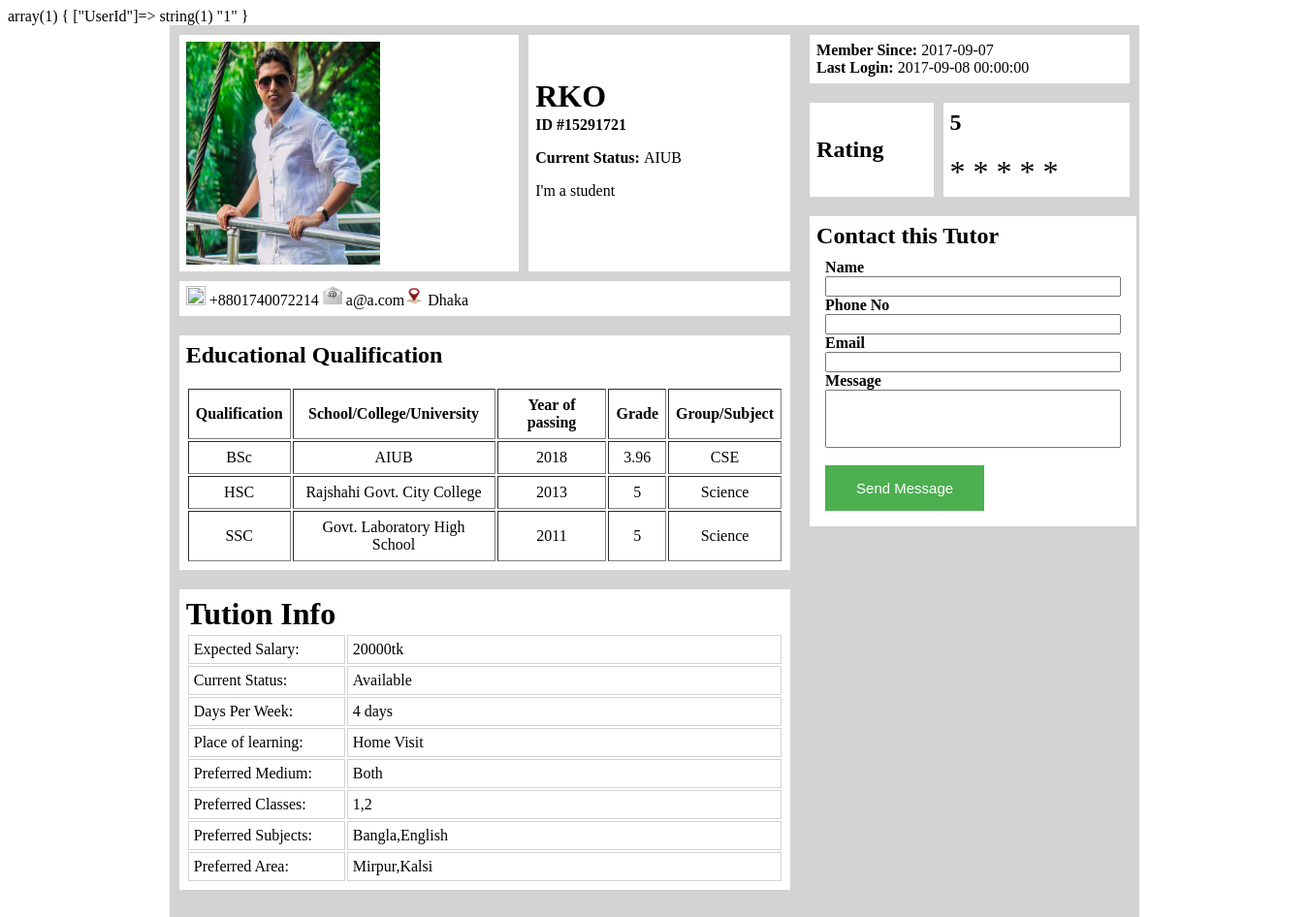
The page /App/TutorProfile.php (signed in) on the database its author committed.
### tables this page shows
CREATE TABLE IF NOT EXISTS `user` (
  `Id` int(11) NOT NULL AUTO_INCREMENT,
  `Name` varchar(30) DEFAULT NULL,
  `Email` varchar(30) NOT NULL,
  `Password` varchar(30) NOT NULL,
  `UserImage` varchar(10000) DEFAULT NULL,
  `MemberSince` date NOT NULL,
  PRIMARY KEY (`Id`),
  UNIQUE KEY `Email` (`Email`)
);

CREATE TABLE IF NOT EXISTS `userinfo` (
  `SerialNo` int(11) NOT NULL AUTO_INCREMENT,
  `TutorId` int(11) NOT NULL,
  `MobileNo` varchar(20) DEFAULT NULL,
  `Address` varchar(100) DEFAULT NULL,
  `CurrentStatus` varchar(250) DEFAULT NULL,
  `Bio` varchar(500) DEFAULT NULL,
  `LastLogin` datetime DEFAULT NULL,
  `Level` int(11) DEFAULT NULL,
  `Experience` int(11) DEFAULT NULL,
  PRIMARY KEY (`SerialNo`)
);

CREATE TABLE IF NOT EXISTS `searchinfo` (
  `SerialNo` int(11) NOT NULL AUTO_INCREMENT,
  `UserId` int(11) NOT NULL,
  `Gender` varchar(20) DEFAULT NULL,
  `Availability` tinyint(1) DEFAULT NULL,
  `PrefferedLocation` varchar(300) DEFAULT NULL,
  `PrefferedSubjects` varchar(300) DEFAULT NULL,
  `PrefferedClasses` varchar(300) DEFAULT NULL,
  `PrefferedMedium` varchar(50) DEFAULT NULL,
  `ExpextedSalary` double DEFAULT NULL,
  PRIMARY KEY (`SerialNo`),
  KEY `UserId` (`UserId`)
);

### service/data_access.php (called while the page is built, shortened)
<?php
    $host="127.0.0.1";
    $user="tazim";
    $pass="1";
    $dbname="tutorshub";
    $port=3306;
    function executeSQL($sql){
        global $host, $user, $pass, $dbname, $port;
        $link=mysqli_connect($host, $user, $pass, $dbname, $port);
        $result = mysqli_query($link, $sql);
        return $result;
    }
?>

### service/TutorService.php (called while the page is built, shortened)
<?php
function getTutorbyId($tutorId){
    $sql = "SELECT * FROM user where Id=$tutorId";
    $result = executeSQL($sql);
    $row=mysqli_fetch_assoc($result);
    return $row;
}
?>

### service/SearchInfoService.php (called while the page is built, shortened)
<?php
function getSearchInfo($tutorID){
    $sql = "SELECT * FROM searchinfo WHERE UserID= $tutorID";
    $result = executeSQL($sql);
    $row=mysqli_fetch_assoc($result);
    return $row;
}

### service/TutorInfoService.php (called while the page is built, shortened)
<?php
function GetTutorInfo($tutorID){
    $sql = "SELECT * FROM userinfo WHERE TutorId= $tutorID";
    $result = executeSQL($sql);
    $row=mysqli_fetch_assoc($result);
    return $row;
}

### App/TutorProfile.php (the view, shortened to what this page needs)
<?php
var_dump($_SESSION);
?>
<?php require_once("../service/data_access.php") ?>
<?php require_once("../service/TutorService.php") ?>
<?php require_once("../service/TutorInfoService.php") ?>
<?php require_once("../service/SearchInfoService.php") ?>
<?php
$id=15291721;
$tutor=getTutorbyId($_SESSION["UserId"]);
$name=$tutor['Name'];
$mail=$tutor['Email'];
$imageUrl="Resources/a.jpg";
$activation=$tutor['MemberSince'];;
$tutorSearchInfo=getSearchInfo($_SESSION['UserId']);
$salary=$tutorSearchInfo['ExpextedSalary'];
$area=$tutorSearchInfo['PrefferedLocation'];
$medium=$tutorSearchInfo['PrefferedMedium'];
$class=$tutorSearchInfo['PrefferedClasses'];
$subject=$tutorSearchInfo['PrefferedSubjects'];
if($tutorSearchInfo['Availability'])
{
    $availability="Available";
}
else
{
    $availability="Not Available";
}
$tutorInfo=GetTutorInfo($_SESSION['UserId']);
$status=$tutorInfo['CurrentStatus'];
$bio=$tutorInfo['Bio'];
$phone=$tutorInfo['MobileNo'];
$address=$tutorInfo['Address'];
$log=$tutorInfo['LastLogin'];
$place="Home Visit";
$day=4;
$rating=5;
$qualification1="BSc";
$qualification2="HSC";
$qualification3="SSC";
$school1="AIUB";
$school2="Rajshahi Govt. City College";
$school3="Govt. Laboratory High School";
$year1=2018;
$year2=2013;
$year3=2011;
$grade1=3.96;
$grade2=5.0;
$grade3=5.0;
$dept1="CSE";
$dept2="Science";
$dept3="Science";
?>
<html>
<body>
<div class="container">
    <div class="wrap">
        <div class="left">
            <table style="width=100%" cellspacing="10">
                <tr>
                    <td>
                        <img src=<?php echo $imageUrl; ?> style="width:200px;height:230px;">
                    </td>
                    <td>
                        <h1 style="margin-top:-30px">  <?php echo $name; ?> </h1>
                        <p style="margin-top: 2px"> <b> ID #<?php echo $id; ?> </b>
                        </p>
                        <p> <b>Current Status: </b> <?php echo $status; ?>  </p>
                        <p> <?php echo $bio; ?> </p>
                    </td>
                </tr>
                <td  colspan="2">
                    <p style="margin-top:-20px"> <br> <img src="Resources/call.png" style="width:20px;height:20px;"> +88<?php echo $phone; ?> <img src="Resources/email.jpg" style="width:20px;height:20px;"> <?php echo $mail; ?><img src="Resources/add.png" style="width:20px;height:20px;"> <?php echo $address; ?> </P>
                </td>
            </table>
            <table cellspacing="10">
                <td colspan="2">
                    <table border=10>
                        <h2>
                            Educational Qualification
                        </h2>
                        <br>
                        <tr>
                            <th style="text-align:center">Qualification</th>
                            <th style="text-align:center">School/College/University</th>
                            <th style="text-align:center">Year of passing</th>
                            <th style="text-align:center">Grade</th>
                            <th style="text-align:center">Group/Subject</th>
                        </tr>
                        <tr>
                            <td style="text-align:center"><?php echo $qualification1; ?></td>
                            <td style="text-align:center"><?php echo $school1; ?></td>
                            <td style="text-align:center"><?php echo $year1; ?></td>
                            <td style="text-align:center"><?php echo $grade1; ?></td>
                            <td style="text-align:center"><?php echo $dept1; ?></td>
                        </tr>
                        <tr>
                            <td style="text-align:center"><?php echo $qualification2; ?></td>
                            <td style="text-align:center"><?php echo $school2; ?></td>
                            <td style="text-align:center"><?php echo $year2; ?></td>
                            <td style="text-align:center"><?php echo $grade2; ?></td>
                            <td style="text-align:center"><?php echo $dept2; ?></td>
                        </tr>
                        <tr>
                            <td style="text-align:center"><?php echo $qualification3; ?></td>
                            <td style="text-align:center"><?php echo $school3; ?></td>
                            <td style="text-align:center"><?php echo $year3; ?></td>
                            <td style="text-align:center"><?php echo $grade3; ?></td>
                            <td style="text-align:center"><?php echo $dept3; ?></td>
                        </tr>
                        </td colspan="2">
                    </table>
            <table cellspacing="10">
                <td>
                    <h1>
                        Tution Info
                    </h1>
                    <table id="one">
                        <tr >
                            <td style="width:150px">
                                Expected Salary:
                            </td>
                            <td>
                                <?php echo $salary; ?>tk
                            </td>
                        </tr>
                        <tr>
                            <td >
                                Current Status:
                            </td>
                            <td>
                                <?php echo $availability; ?>
                            </td>
                        </tr>
                        <tr>
                            <td>
                                Days Per Week:
                            </td>
                            <td>
                                <?php echo $day; ?> days
                            </td>
                        </tr>
                        <tr>
                            <td>
                                Place of learning:
                            </td>
                            <td>
                                <?php echo $place; ?>
                            </td>
                        </tr>
                        <tr>
                            <td>
                                Preferred Medium:
                            </td>
                            <td>
                                <?php echo $medium; ?>
                            </td>
                        </tr>
                        <tr>
                            <td >
                                Preferred Classes:
                            </td>
                            <td>
                                <?php echo $class; ?>
                            </td>
                        </tr>
                        <tr>
                            <td >
                                Preferred Subjects:
                            </td>
                            <td>
                                <?php echo $subject; ?>
                            </td>
                        </tr>
                        <tr>
                            <td >
                                Preferred Area:
                            </td>
                            <td>
                                <?php echo $area; ?>
                            </td>
                        </tr>
                    </table>
                </td>
            </table>
        </div>
        <div class="right">
            <table style="margin-top:0px" cellspacing="10">
                <td colspan="2">
                    <b> Member Since: </b> <?php echo $activation; ?> <br>
                    <b> Last Login: </b> <?php echo $log; ?> <br>
                </td>
            </table>
            <table cellspacing="10">
                <td colspan="2">
                    <h2> Rating </h2>
                </td>
                <td colspan="2">
                    <h2> <?php echo $rating; ?> </h2>	<br>
                    <font size="6"> <?php for($i=0;$i<$rating;$i++)echo "* "; ?></font>
                </td>
            </table>
            <table cellspacing="10">
                <tr>
                    <td colspan="2">
                        <h2>
                            Contact this Tutor
                        </h2>
                        <table>
                            <tr>
                                <td colspan="2">
                                    <b> Name <b> <br> <input type="text" name="name" size="35"> <br/>
                                            <b> Phone No <b> <br> <input type="text" name="phone" size="35"> <br/>
                                                    <b> Email <b> <br> <input type="text" name="email" size="35"> <br/>
                                                            <b> Message <b> <br> <input type="text" name="message" size="35" style="height: 60px;"> <br/>								<br>
                                                                    <button type="button" class="button" >Send Message</button>
                                </td>
                            </tr>
                        </table>
                </tr>
            </table>
        </div>
    </div>
</div>
</body>
</html>

### App/TutorProfile.php (style rules this page uses)
.container { width:100%; margin-left:12.5%; margin-right:12.5%; }
.wrap { width: 75%;  position: absolute; //float: center; background:lightgray; height:1000px; }
.left { float:left; width: 65%; }
.right { float: right; width: 35%; }
table { border: 1px gray; width: 100%; }
th, td { padding: 7px; text-align: left; }
tr { background-color: white }
h1, h2, h3, h4, h5, h6 { margin-top:0; margin-bottom:1px; padding: 0; }
#one td { border: .5px solid lightgray; padding: 5px; }
.button { background-color: #4CAF50; border: none; color: white; padding: 15px 32px; text-align: center; text-decoration: none; display: inline-block; font-size: 15px; position: center; }

### rows shown on the page
user: Name "RKO", Email "a@a.com", MemberSince "2017-09-07"
userinfo: CurrentStatus "AIUB", Bio "I'm a student", MobileNo "01740072214", Address "Dhaka", LastLogin "2017-09-08 00:00:00"
searchinfo: ExpextedSalary "20000", Availability "Available", PrefferedMedium "Both", PrefferedClasses "1,2", PrefferedSubjects "Bangla,English", PrefferedLocation "Mirpur,Kalsi"

### other values the page prints
$id "15291721"
$qualification1 "BSc"
$school1 "AIUB"
$year1 "2018"
$grade1 "3.96"
$dept1 "CSE"
$qualification2 "HSC"
$school2 "Rajshahi Govt. City College"
$year2 "2013"
$grade2 "5"
$dept2 "Science"
$qualification3 "SSC"
$school3 "Govt. Laboratory High School"
$year3 "2011"
$grade3 "5"
